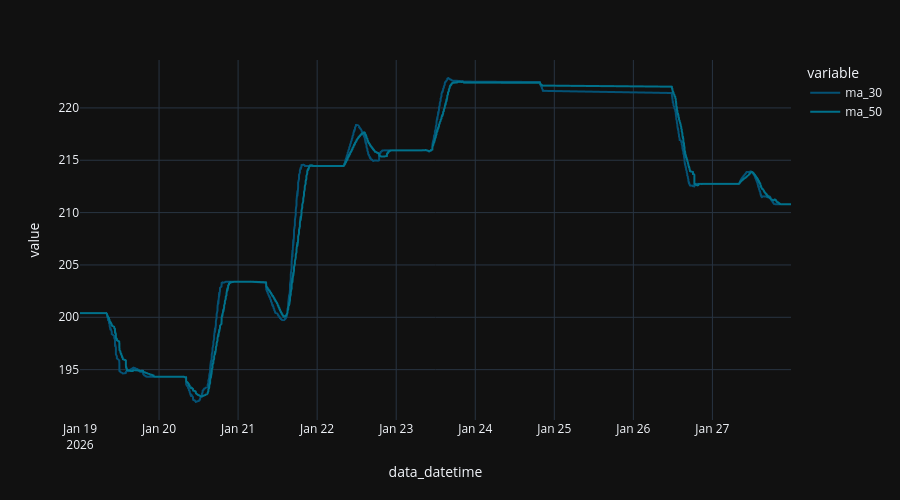

This figure's notebook cell:
### Code cell
asset_name = 'AMDd_EQ'

x = df[df['name'] == asset_name][['data_datetime', 'ma_30', 'ma_50', 'name']].sort_values(by="data_datetime")

fig = px.line (
  x,
  "data_datetime",
  ["ma_30", "ma_50"],
#   color_discrete_sequence="Tealgrn_r",
)

fig.update_layout (
  height=500,
)

### Figure 1 — Plotly figure (JSON) as saved in the notebook; plotly's stock layout.template omitted (floating-point values rounded to 4 significant figures; data arrays with more than 128 entries replaced by an {"elided": "..."} marker saying what was removed)
{"data": [{"hovertemplate": "variable=ma_30<br>data_datetime=%{x}<br>value=%{y}<extra></extra>", "legendgroup": "ma_30", "line": {"color": "rgb(4, 82, 117)", "dash": "solid"}, "marker": {"symbol": "circle"}, "mode": "lines", "name": "ma_30", "showlegend": true, "type": "scattergl", "x": {"elided": "1226 str values"}, "xaxis": "x", "y": {"elided": "1226 float values"}, "yaxis": "y"}, {"hovertemplate": "variable=ma_50<br>data_datetime=%{x}<br>value=%{y}<extra></extra>", "legendgroup": "ma_50", "line": {"color": "rgb(0, 113, 139)", "dash": "solid"}, "marker": {"symbol": "circle"}, "mode": "lines", "name": "ma_50", "showlegend": true, "type": "scattergl", "x": {"elided": "1226 str values"}, "xaxis": "x", "y": {"elided": "1226 float values"}, "yaxis": "y"}], "layout": {"height": 500, "legend": {"title": {"text": "variable"}, "tracegroupgap": 0}, "margin": {"t": 60}, "xaxis": {"anchor": "y", "domain": [0, 1], "title": {"text": "data_datetime"}}, "yaxis": {"anchor": "x", "domain": [0, 1], "title": {"text": "value"}}}}
